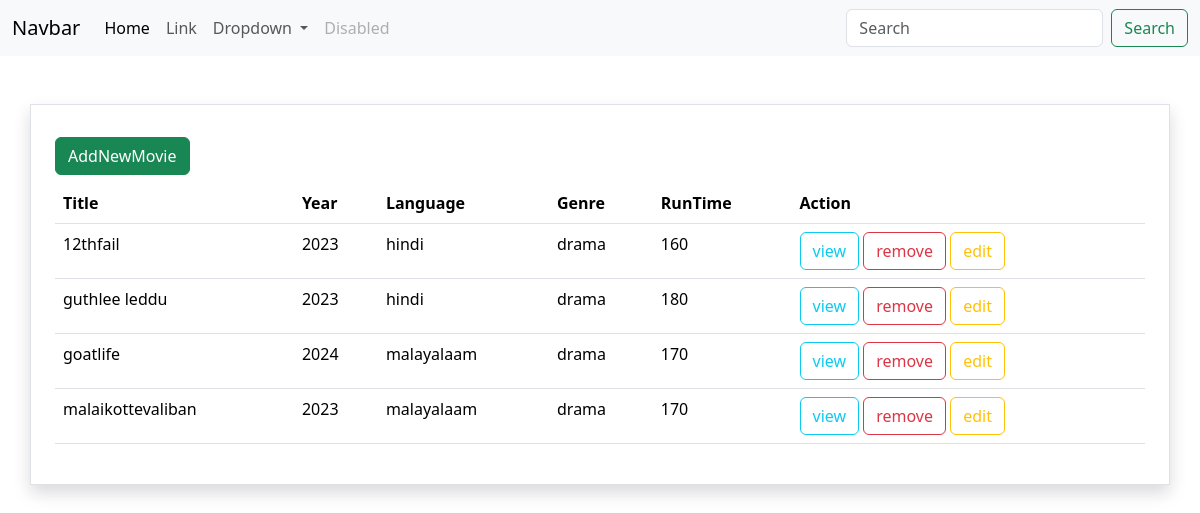
/movies/all/, run on the app's committed database.
### myapp/models.py (models this page shows, shortened)
class Movie(models.Model):
    title=models.CharField(max_length=200)
    year=models.CharField(max_length=200)
    director=models.CharField(max_length=200)
    run_time=models.PositiveIntegerField()
    language=models.CharField(max_length=200)
    genre=models.CharField(max_length=200)
    producer=models.CharField(max_length=200,null=True)

### myapp/views.py (the view)
# urls.py: path("movies/all/",views.MovieListView.as_view(),name="movie-list"),
class MovieListView(View):
    def get(self,rquest,*args,**kwargs):
        qs=Movie.objects.all()#select * from movie
        return render(rquest,"movie_list.html",{"data":qs})

### myapp/templates/movie_list.html
{%extends 'base.html'%}
{%block main_block%}
<div class="container p-4 border mt-5 shadow">
    <div class="my-2">
      <a href="{%url 'movie-create'%}" class="btn btn-success">AddNewMovie</a>
    </div>
      <table class="table">
          <tr>
              <th>Title</th>
              <th>Year</th>
              <th>Language</th>
              <th>Genre</th>
              <th>RunTime</th>
              <th>Action</th>
          </tr>
          {%for m in data%}
              <tr>
                  <td>{{m.title}}</td>
                  <td>{{m.year}}</td>
                  <td>{{m.language}}</td>
                  <td>{{m.genre}}</td>
                  <td>{{m.run_time}}</td>
                  <td>
                      <a href="{%url 'movie-detail' m.id%}" class="btn btn-outline-info">view</a>
                      <a href="{%url 'movie-delete' m.id%}" class="btn btn-outline-danger">remove</a>
                      <a href="{%url 'movie-edit' m.id%}" class="btn btn-outline-warning">edit</a>
                  </td>
              </tr>
          {%endfor%}
      </table>
     </div>
{%endblock%}

### myapp/templates/base.html (shortened to what this page needs)
<!DOCTYPE html>
<html lang="en">
<head>
    <link href="https://cdn.jsdelivr.net/npm/bootstrap@5.3.3/dist/css/bootstrap.min.css" rel="stylesheet">
</head>
<body>
    <nav class="navbar navbar-expand-lg bg-body-tertiary">
        <div class="container-fluid">
          <a class="navbar-brand" href="#">Navbar</a>
          <div class="collapse navbar-collapse" id="navbarSupportedContent">
            <ul class="navbar-nav me-auto mb-2 mb-lg-0">
              <li class="nav-item">
                <a class="nav-link active" aria-current="page" href="#">Home</a>
              </li>
              <li class="nav-item">
                <a class="nav-link" href="#">Link</a>
              </li>
              <li class="nav-item dropdown">
                <a class="nav-link dropdown-toggle" href="#" role="button" data-bs-toggle="dropdown" aria-expanded="false">
                  Dropdown
                </a>
              </li>
              <li class="nav-item">
                <a class="nav-link disabled" aria-disabled="true">Disabled</a>
              </li>
            </ul>
            <form class="d-flex" role="search">
              <input class="form-control me-2" type="search" placeholder="Search" aria-label="Search">
              <button class="btn btn-outline-success" type="submit">Search</button>
            </form>
          </div>
        </div>
      </nav>
      {%block main_block%}
      {%endblock%}
</body>
</html>

### data on the page
Movie: title "12thfail", year "2023", language "hindi", genre "drama", run_time "160"
Movie: title "guthlee leddu", year "2023", language "hindi", genre "drama", run_time "180"
Movie: title "goatlife", year "2024", language "malayalaam", genre "drama", run_time "170"
Movie: title "malaikottevaliban", year "2023", language "malayalaam", genre "drama", run_time "170"
